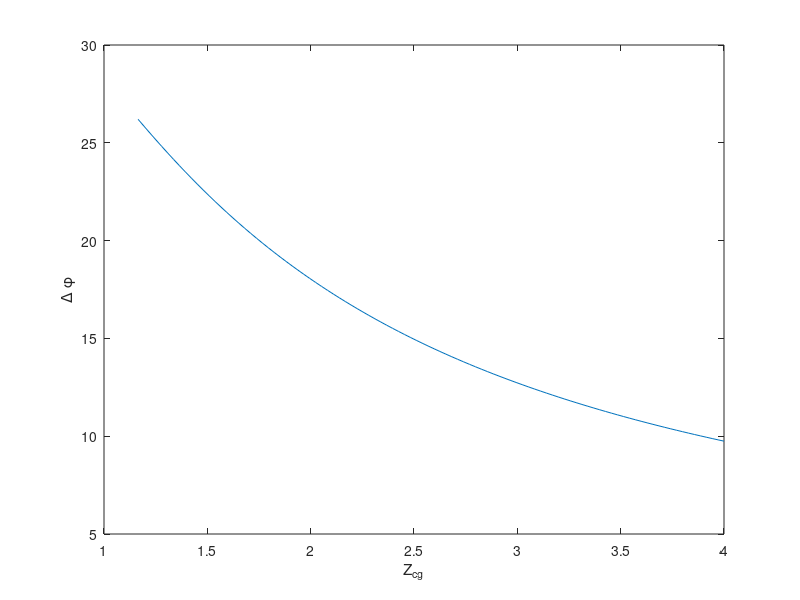

Write MATLAB code to recreate this figure.
%% Definition of variables
% Points with respect to axisymmetric surface center
cg=[0.3,0,1.5];
flap_centroid=[5, 0, 6];

% Control system limitations
phi_diff_max=15 % C.G. rotation system maximum rotation angle


%% C.G. control section
x_1=cg(1);
x_2=1.;
z_cg=linspace(1.165,4.,100);

phi_1=atan(x_1./z_cg);
phi_2=atan(x_2./z_cg);

plot(z_cg,rad2deg(phi_2-phi_1));
xlabel('Z_{cg}');
ylabel('\Delta \phi');

%% Flap control section

% Flap angles
theta=60; % surface inclination in degrees, w.r.t. body-symmetric axis (body frame)
alpha=0; % angle of attack


trim_diff_deg=10; % difference between maximum trimmable alpha and maximum trimmable alpha by C.G. offset
q=2000; % Dynamic pressure
gamma=1.4;
M=30;
num_flaps=2;
M_trim_deg=1717;
flap_arm=6;
flap_area=1; % m^2, per flap

CM_A_trim=M_trim_deg*trim_diff_deg/q;
Cp_max = 2/(gamma*M^2)*((((gamma+1)^2*M^2)/(4*gamma*M^2-2*(gamma-1)))^(gamma/(gamma-1))*((1-gamma+2*gamma*M^2)/(gamma+1))-1);
flap_normal=[-cos(deg2rad(theta+alpha)),0,-sin(deg2rad(theta+alpha))]; % in body frame
CR_A=-Cp_max*(sin(deg2rad(90+theta+alpha))^2).*flap_area*flap_normal;

CM_A_flap=cross(flap_centroid-cg,CR_A); % CM_A per flap
CM_A_total=CM_A_flap;
